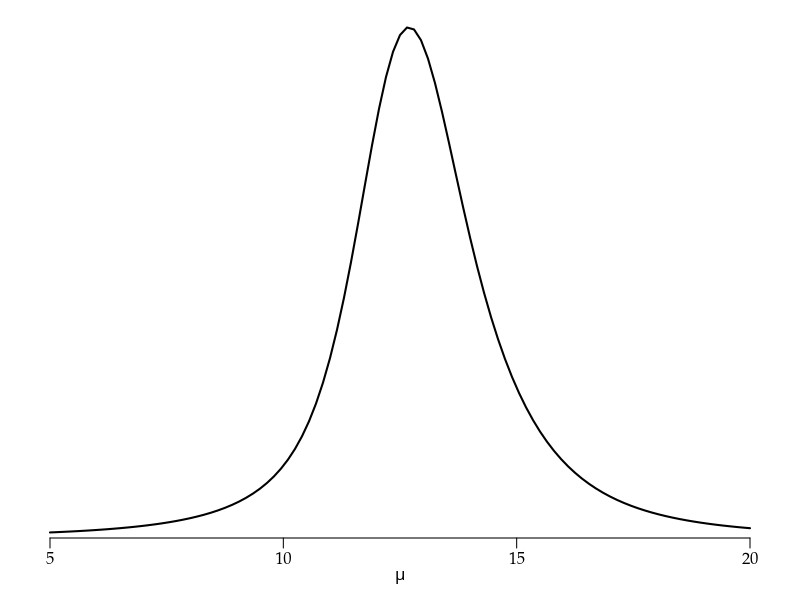

Recreate this plot in R. (Note: this script raises an error after producing the figure.)
args = commandArgs()
basename = sub(".R$", "", sub("^--file=(.*/)?", "", args[grep("^--file=", args)]))
if (length(basename) != 0)
    pdf(file=paste0(basename, "_tmp.pdf"), colormodel="gray", width=5, height=3)
par(family="Palatino")
par(mgp=c(1.5,0.5,0)) # title and axis margins. default: c(3,1,0)
par(mar=c(3,1,1,1)+0.1) # bottom, left, top, right margins. default: c(5,4,4,2)+0.1

ydata = c(11, 13, 16)
s2data = c(1, 1, 4)
f = function(t2,m) {
    sqrt(sum(1/(t2+s2data)^2)) *
    prod((1/sqrt(t2+s2data))) *
    exp(-sum((ydata-m)^2/(t2+s2data))/2)
}
vf = Vectorize(f)
g = function(m) integrate(vf, 0, Inf, m)$value
vg = Vectorize(g)
gmax = optimize(vg, c(5,20), maximum=TRUE)$objective
curve(vg, xlim=c(5,20), ylim=c(0,gmax*1.01), lwd=2,
      xlab=expression(italic(mu)), ylab="", yaxs="i", axes=FALSE)
axis(1)
dev.off()
embedFonts(paste0(basename, "_tmp.pdf"), outfile=paste0(basename, ".pdf"),
           options="-c \"<</NeverEmbed []>> setdistillerparams\" -f ")
